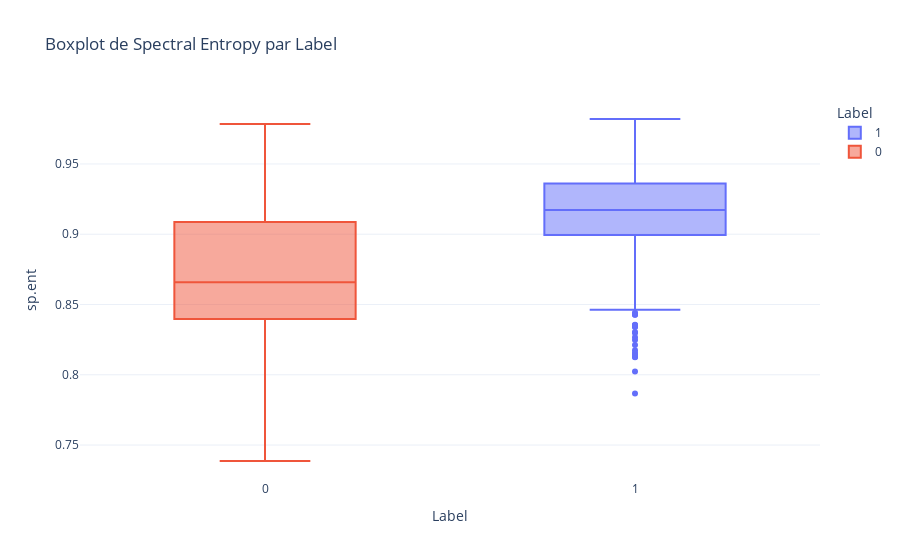

The cell this chart's notebook holds for it:
### Code cell
fig = px.box(
    data,
    x="label",
    y="sp.ent",
    color="label",
    title="Boxplot de Spectral Entropy par Label",
    labels={"label": "Label", "Spectral entropy": "Spectral entropy"},
    template="plotly_white"
)

fig.show()

### Figure 1 — Plotly figure (JSON) as saved in the notebook; plotly's stock layout.template omitted (floating-point values rounded to 4 significant figures; data arrays with more than 128 entries replaced by an {"elided": "..."} marker saying what was removed)
{"data": [{"alignmentgroup": "True", "hovertemplate": "Label=%{x}<br>sp.ent=%{y}<extra></extra>", "legendgroup": "1", "marker": {"color": "#636efa"}, "name": "1", "notched": false, "offsetgroup": "1", "orientation": "v", "showlegend": true, "type": "box", "x": {"elided": "1584 int values"}, "x0": " ", "xaxis": "x", "y": {"elided": "1584 float values"}, "y0": " ", "yaxis": "y"}, {"alignmentgroup": "True", "hovertemplate": "Label=%{x}<br>sp.ent=%{y}<extra></extra>", "legendgroup": "0", "marker": {"color": "#EF553B"}, "name": "0", "notched": false, "offsetgroup": "0", "orientation": "v", "showlegend": true, "type": "box", "x": {"elided": "1584 int values"}, "x0": " ", "xaxis": "x", "y": {"elided": "1584 float values"}, "y0": " ", "yaxis": "y"}], "layout": {"boxmode": "overlay", "legend": {"title": {"text": "Label"}, "tracegroupgap": 0}, "title": {"text": "Boxplot de Spectral Entropy par Label"}, "xaxis": {"anchor": "y", "categoryarray": [1, 0], "categoryorder": "array", "domain": [0, 1], "title": {"text": "Label"}}, "yaxis": {"anchor": "x", "domain": [0, 1], "title": {"text": "sp.ent"}}}}
